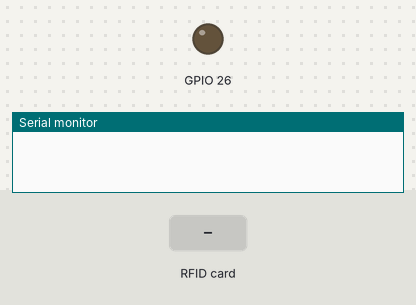
Bench run of a sketch on a simulated ESP32. On the bench: output pins drawn as LEDs (lit = HIGH), the last lines printed to the serial monitor. The inputs (shaded band) are chosen by the test bench.

Above: at 1.2 s.
1.3 s: RFID card 49 8F 9B 99 held to the reader
At 2.5 s:
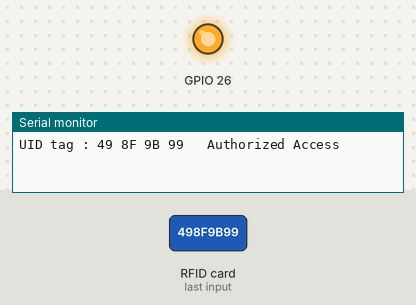
2.8 s: RFID card 5E 7A 19 C4 held to the reader
Timing chart, 0 to 5.8 s (numbered marks = the images above; inputs shaded):
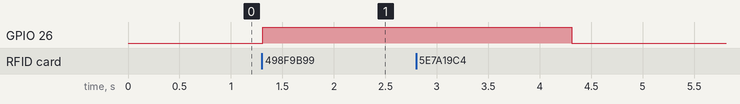

Measured:
- after the input at 1.3 s, GPIO 26: LOW → HIGH at once

The sketch:

RIFD-RC522.ino
```cpp
#include <SPI.h>
#include <MFRC522.h>

#define RST_PIN         22
#define SS_PIN          21

MFRC522 mfrc522(SS_PIN, RST_PIN);

void setup() {
  Serial.begin(9600);
  SPI.begin();
  mfrc522.PCD_Init();
pinMode(26,OUTPUT);
}
void loop() {

  if ( ! mfrc522.PICC_IsNewCardPresent())
  {
    return;
  }

  if ( ! mfrc522.PICC_ReadCardSerial())
  {
    return;
  }
  Serial.print("UID tag :");
  String content= "";
  byte letter;
  for (byte i = 0; i < mfrc522.uid.size; i++)
  {
     Serial.print(mfrc522.uid.uidByte[i] < 0x10 ? " 0" : " ");
     Serial.print(mfrc522.uid.uidByte[i], HEX);
     content.concat(String(mfrc522.uid.uidByte[i] < 0x10 ? " 0" : " "));
     content.concat(String(mfrc522.uid.uidByte[i], HEX));

  }
      content.toUpperCase();
  if ((content.substring(1) == "49 8F 9B 99")  ) //|| (content.substring(1) == "46 08 74 F9")
       { Serial.println("   Authorized Access");
        digitalWrite(26,HIGH);

        delay(3000);
        digitalWrite(26,LOW);
        }

  else
  {
    Serial.println("  Access denied");
        digitalWrite(26,LOW);}
}
```
